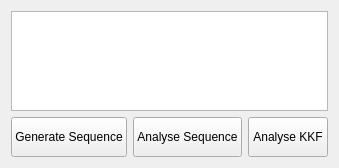
            <widget class="QWidget" name="tab_transmitter_antipodal">
             <attribute name="title">
              <string>Antipodal DS/SS System</string>
             </attribute>
             <layout class="QGridLayout" name="gridLayout_3">
              <item row="2" column="0">
               <widget class="QPushButton" name="pushButton_transmitter_antipodal_generate_sequence">
                <property name="minimumSize">
                 <size>
                  <width>0</width>
                  <height>40</height>
                 </size>
                </property>
                <property name="text">
                 <string>Generate Sequence</string>
                </property>
               </widget>
              </item>
              <item row="2" column="1">
               <widget class="QPushButton" name="pushButton_transmitter_antipodal_analyse_sequence">
                <property name="minimumSize">
                 <size>
                  <width>0</width>
                  <height>40</height>
                 </size>
                </property>
                <property name="text">
                 <string>Analyse Sequence</string>
                </property>
               </widget>
              </item>
              <item row="2" column="2">
               <widget class="QPushButton" name="pushButton_transmitter_antipodal_analyse_kkf">
                <property name="minimumSize">
                 <size>
                  <width>0</width>
                  <height>40</height>
                 </size>
                </property>
                <property name="text">
                 <string>Analyse KKF</string>
                </property>
               </widget>
              </item>
              <item row="1" column="0" colspan="3">
               <spacer name="verticalSpacer_11">
                <property name="orientation">
                 <enum>Qt::Vertical</enum>
                </property>
                <property name="sizeHint" stdset="0">
                 <size>
                  <width>20</width>
                  <height>40</height>
                 </size>
                </property>
               </spacer>
              </item>
              <item row="0" column="0" colspan="3">
               <widget class="QListWidget" name="listWidget_transmitter_antipodal">
                <property name="sizePolicy">
                 <sizepolicy hsizetype="Expanding" vsizetype="Ignored">
                  <horstretch>0</horstretch>
                  <verstretch>0</verstretch>
                 </sizepolicy>
                </property>
                <property name="minimumSize">
                 <size>
                  <width>0</width>
                  <height>100</height>
                 </size>
                </property>
               </widget>
              </item>
             </layout>
            </widget>
